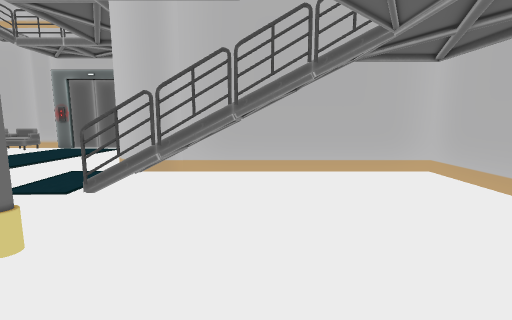
[1] (above)

24 first-person views from a walk through a 3-D level made in the Unity game engine. The camera is 1.3 m above the floor, tilts 8° down and sees 85° across. The floor is counted in squares, 1 m on a side. Each view is taken from the middle of a square. On the plan, view 1 faces up. The plan holds only what a view shows up to about 13 squares ahead; the rest is blank. The place goes on beyond the plan. The player is left out. Door leaves are left out, so doorways stand open. Some surface patterns are stand-ins.

[2]
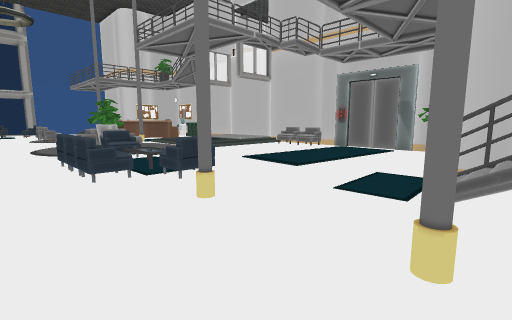

[3]
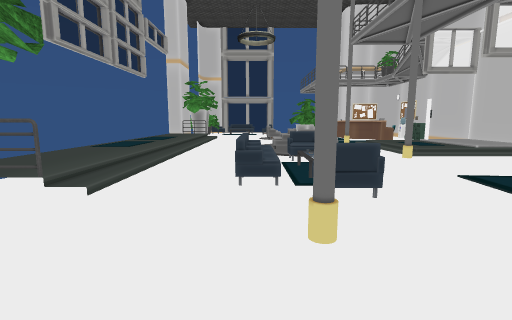

[4]
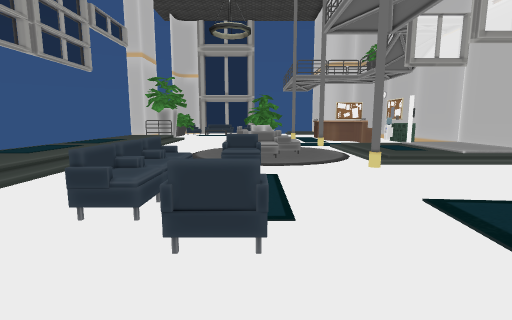

[5]
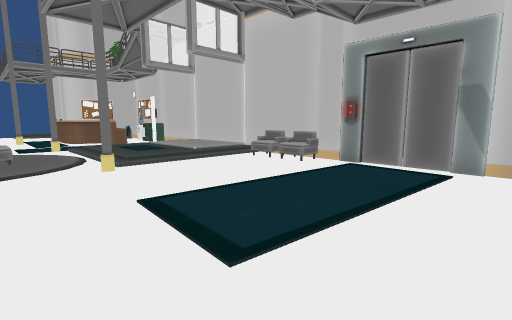

[6]
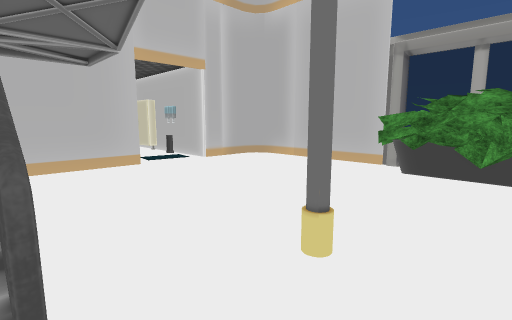

[7]
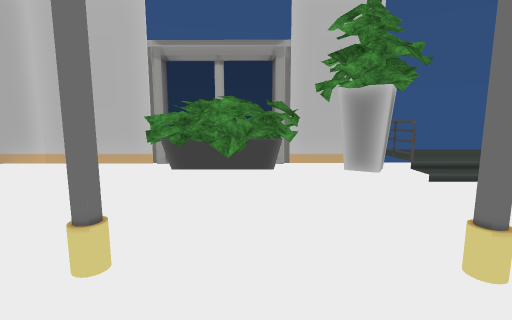

[8]
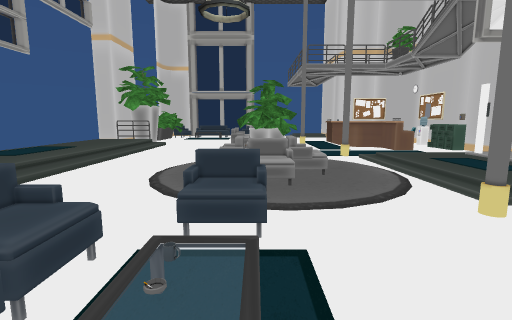

[9]
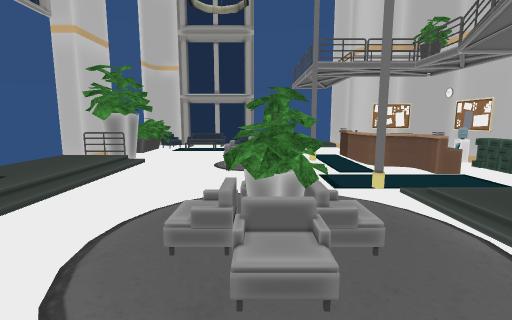

[10]
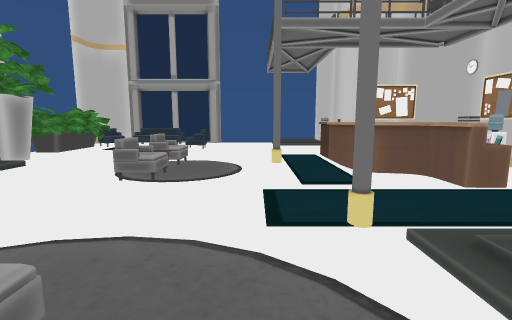

[11]
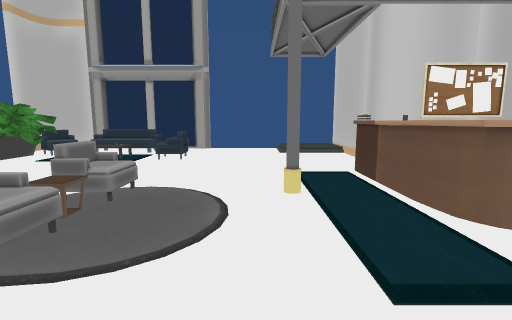

[12]
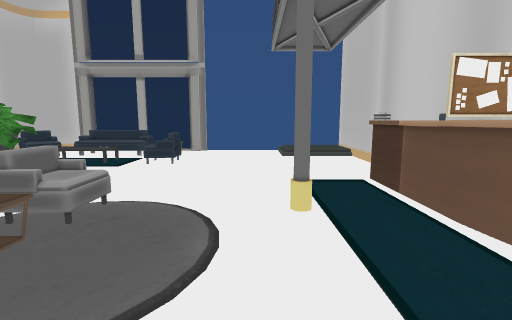

[13]
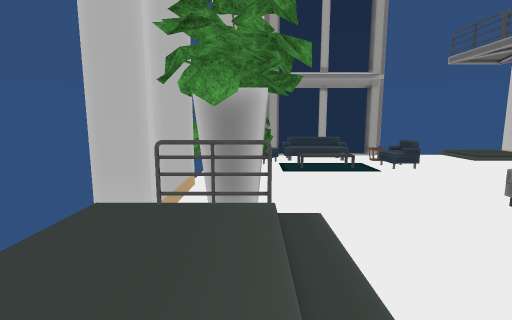

[14]
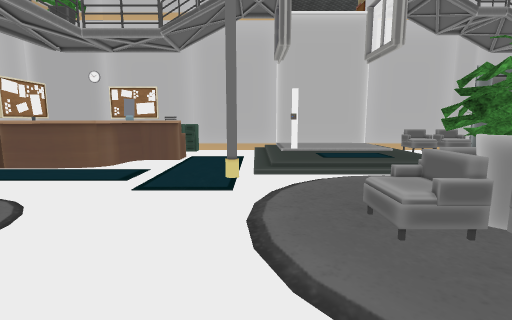

[15]
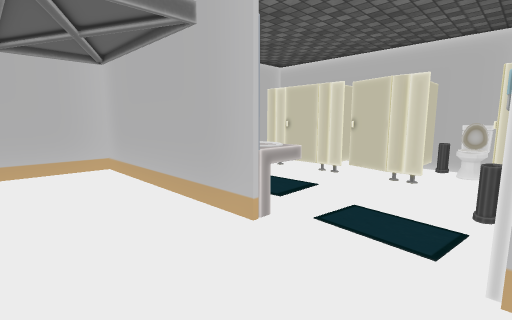

[16]
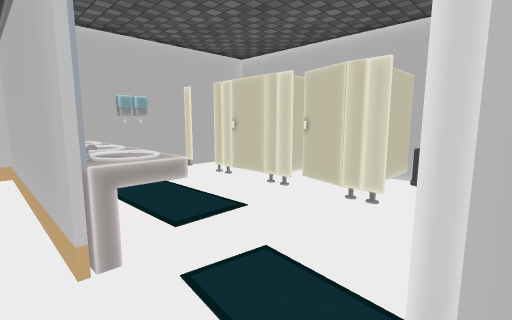

[17]
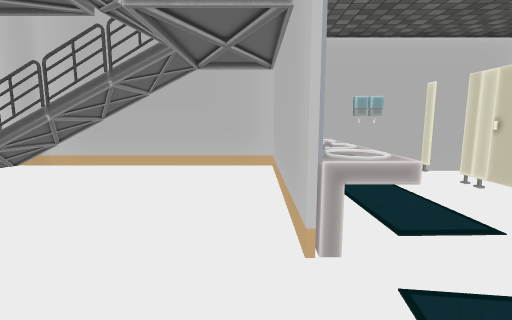

[18]
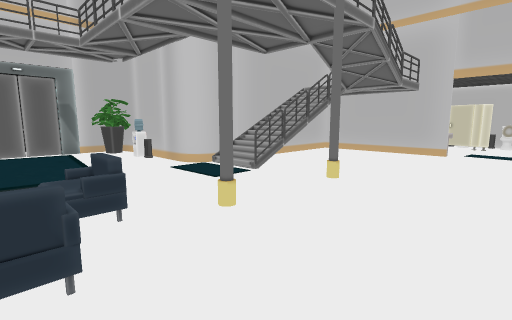

[19]
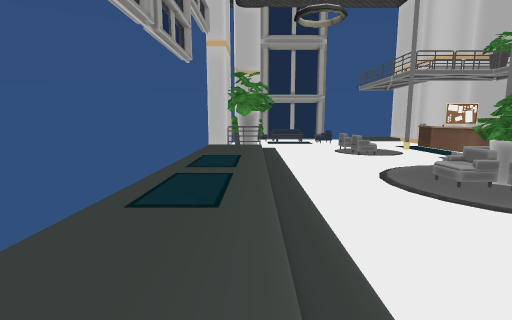

[20]
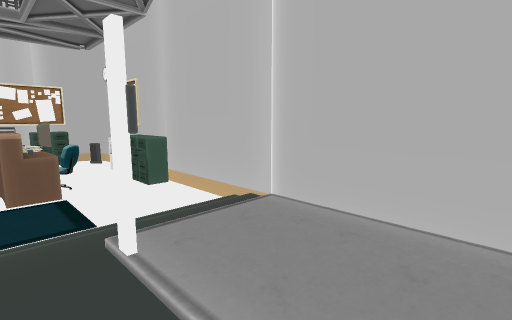

[21]
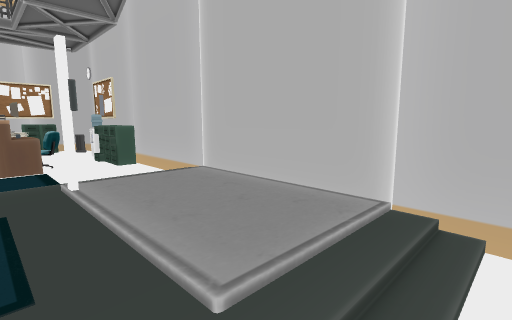

[22]
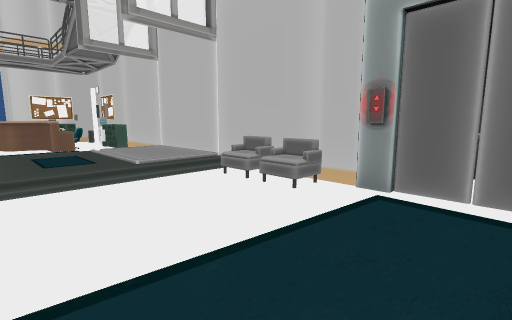

[23]
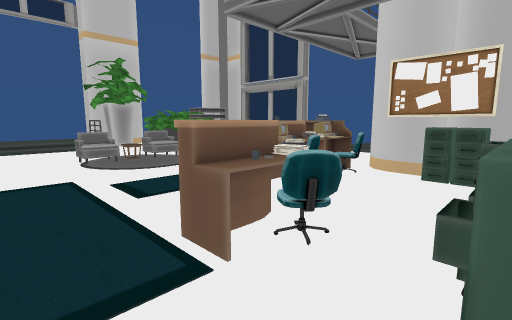

[24]
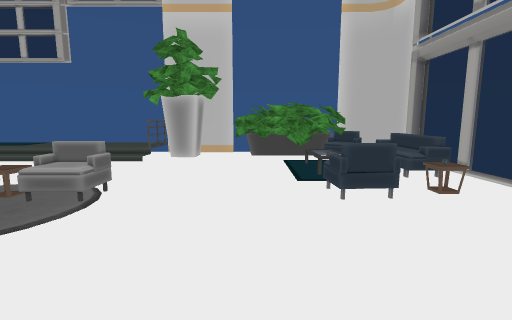

### Floor plan
Key: @ floor where view 1 was taken; # wall or solid block; x gap in a wall; . main floor; : floor 0.25 m higher than the main floor; + floor 0.5 m higher than the main floor; / step, stairs or slope; D open door; = window, fence, low wall or low ledge; v drop or lower ground; E elevator; P plant; T toilet; S sink; O other object.
Columns run from 33 left of view 1 to 11 right of it. Each row starts with its distance up from view 1.
 16                          EE
 15                          .E
 14       #########DDDDD####EEEE#
 13       ##OO O../DDDDDOOOOE..#P#
 12       O....O../D   D........P#
 11       O...OO../EDDDD.........O
 10 x#####O.O OO../:::::.........#
  9 D:....OOOOO.../:::::.........#
  8 D:............/:::::.........#
  7 D/......#....#......#.........#########
  6 D.............................////....######
  5 D...............OOP...........OOOO....O...TT
  4 D...............OPP./////O............O..TTT
  3 =..OO...vOO......O..O////O.#..#.......S..TTT
  2 =.....................OOO.............S...T
  1 =O.O.................................DD..TTT#
  0  O.O.............................@...DD....T#
 -1 #......../////////////////............D####
 -2 #OP......O:::::::::::::::O............#
 -3 ###  ....O::::+++:+++::::O...  ......##
 -4  #D DDP##DDDDDD:DDD:DDDDDD##DPPPD#####
 -5          DDDDDDDDDDDDDDD

Where each view was taken, in squares from view 1:
view 1: 0 up, 0 right, facing up
view 2: 0 up, 2 left, facing up-left
view 3: 2 up, 3 left, facing left
view 4: 4 up, 5 left, facing left
view 5: 5 up, 5 left, facing up-left
view 6: 5 up, 4 left, facing down-right
view 7: 5 up, 4 left, facing down
view 8: 4 up, 9 left, facing left
view 9: 4 up, 12 left, facing left
view 10: 6 up, 16 left, facing left
view 11: 6 up, 20 left, facing left
view 12: 6 up, 21 left, facing left
view 13: 2 down, 20 left, facing left
view 14: 1 up, 19 left, facing up
view 15: 1 down, 2 right, facing up-right
view 16: 1 down, 4 right, facing up-right
view 17: 1 down, 4 right, facing up
view 18: 1 down, 9 left, facing up-right
view 19: 2 down, 9 left, facing left
view 20: 10 up, 15 left, facing up-left
view 21: 10 up, 13 left, facing up-left
view 22: 8 up, 7 left, facing up-left
view 23: 13 up, 20 left, facing down-left
view 24: 8 up, 28 left, facing down
